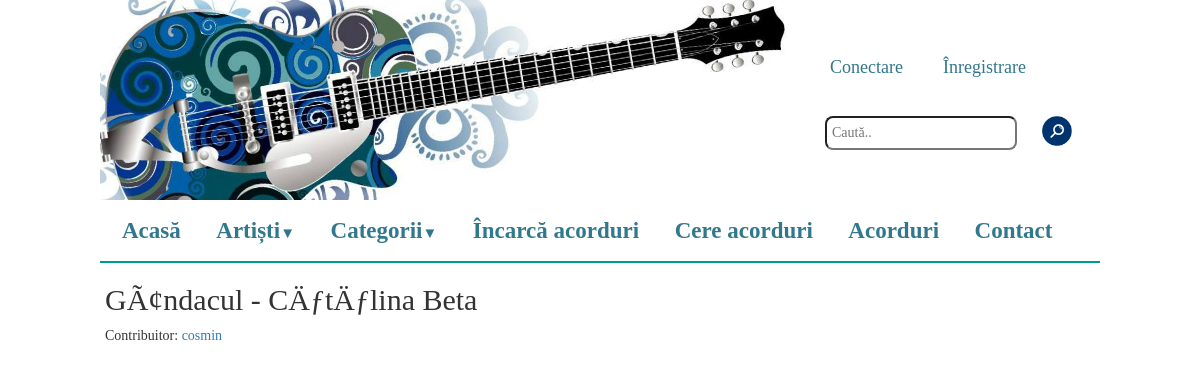
The app's page /index.php?draft=1 with its own data.
### tables this page shows
CREATE TABLE IF NOT EXISTS `drafts` (
  `id` int(255) NOT NULL AUTO_INCREMENT,
  `artist` varchar(100) NOT NULL,
  `titlu` varchar(100) NOT NULL,
  `cale` varchar(200) NOT NULL,
  `uploader` varchar(100) NOT NULL,
  PRIMARY KEY (`id`)
);

### includes/functions.php (called while the page is built, shortened)
<?php
function get_draft_by_id($id_song) {
    $result = mysql_query("SELECT * FROM drafts WHERE id='$id_song'");
    return mysql_fetch_array($result);
}
?>

### pages/display_draft.php (the view, shortened to what this page needs)
<?php
    if(isset($_GET['draft'])){
        $id_song = $_GET['draft'];
        $query = get_draft_by_id($id_song);
        print "<h2>".$query['titlu']." - ".$query['artist']."</h2> Contribuitor: " . "<a href=\"index.php?user_uploads=1&username=" . $query['uploader']. "\">" . $query['uploader'] . "</a>";
        print "<br/>";
?>
<?php
    }
?>

### css/main.css (style rules this page uses)
* { margin: 0px; padding: 0px; }
body { overflow-x: hidden; font-family: "Palatino Linotype", "Book Antiqua", Palatino, serif; }

### records on screen
drafts: titlu "GÃ¢ndacul", artist "CÄƒtÄƒlina Beta", uploader "cosmin"
